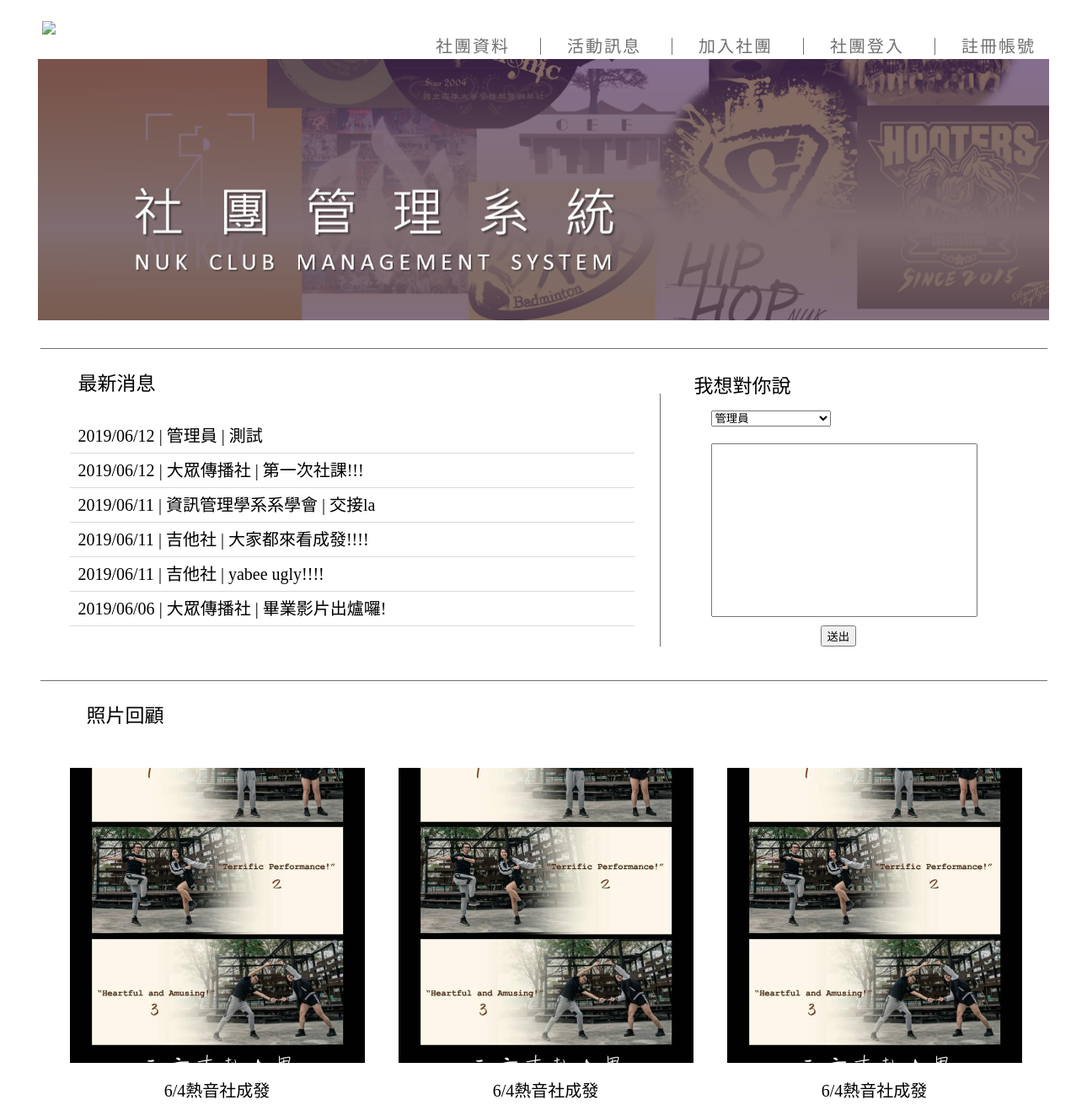
Screenshot of /no_login/ with the database file from the repository.
### tables this page shows
CREATE TABLE `announce` (
  `announce_id` int(10) NOT NULL,
  `date` varchar(255) NOT NULL,
  `title` varchar(255) NOT NULL,
  `club` varchar(255) NOT NULL,
  `club_kind` varchar(255) NOT NULL,
  `website` varchar(255) NOT NULL,
  `date_start` date NOT NULL,
  `date_end` date NOT NULL,
  `content` varchar(255) NOT NULL,
  `check_ann` varchar(10) NOT NULL
);

### no_login/index.php (the view, shortened to what this page needs)
<!DOCTYPE html>
<html lang="en">
<head>
  <link rel="stylesheet" href="homepage.css">
</head>
<body>
  <div class="wrap">
  <div class="head">
      <div class="nukjpg">
      <a href="https://www.nuk.edu.tw/bin/home.php"><img src="http://intro.nuk.edu.tw/download/logo_2013new/logoword.jpg" width=250></a>
      </div>
    <ul class="list">
         <li><a href="register.html">註冊帳號</a></li>
          <li><a href="#" id="clublogin">社團登入</a></li>
          <li><a href="apply.php">加入社團</a></li>
          <li><a href="news.php">活動訊息</a></li>
          <li><a id="section1" href="club1.php">社團資料</a></li>
    </ul>
  </div>
    <div class="top"><a href="index.php"><img src="15.png" width=1200px ></a></div>
    <div class="content">
        <p>最新消息</p>
        <div class="menu">
          <?php
            $link = mysqli_connect('localhost', 'root', '123456','php_project');
            $sql = "SELECT date, club, title, website FROM announce WHERE check_ann='Y' ORDER BY date DESC";
            if($result = mysqli_query($link, $sql)){
                while($row = mysqli_fetch_assoc($result)){
                    echo "<a href='".$row["website"]."' target='_blank'><ul>";
                        echo "<li>".$row["date"]." | ".$row["club"]." | ".$row["title"]."</li>";
                    echo "</ul></a>";
                }
            }
          ?>
        </div>
        <div class="message">
            <p>我想對你說</p>
            <form action="message.php" method="post" class="form">
              <div class="select">
                <select name="club">
                  <?php
                    $link = mysqli_connect('localhost', 'root', '123456','php_project');
                    $sql = "SELECT club FROM account";
                    if($result = mysqli_query($link, $sql)){
                        while($row = mysqli_fetch_assoc($result)){
                          echo "<option value='".$row["club"]."'>".$row["club"]."</option>";
                        }
                    }
                  ?>
                </select>
              </div>
              <input class="text" type="text" name="message">
              <input class="submit" type="submit" value="送出">
            </form>
        </div>
      </div>
      <div class="photo">
          <p class="yo">照片回顧</p>
          <ul class="photolist">
              <li><a href="#"><img src="yo.jpg" width="350" height="350"><p>6/4熱音社成發</p></a></li>
              <li><a href="#"><img src="yo.jpg" width="350" height="350"><p>6/4熱音社成發</p></a></li>
              <li><a href="#"><img src="yo.jpg" width="350" height="350"><p>6/4熱音社成發</p></a></li>
            </ul>
      </div>
      </div>
  </body>
  </html>

### no_login/homepage.css (style rules this page uses)
html, body, div, span, applet, object, iframe, h1, h2, h3, h4, h5, h6, p, blockquote, pre, a, abbr, acronym, address, big, cite, code, del, dfn, em, img, ins, kbd, q, s, samp, small, strike, strong, sub, sup, tt, var, b, u, i, center, dl, dt, dd, ol, ul, li, fieldset, form, label, legend, table, caption, tbody, tfoot, thead, tr, th, td, article, aside, canvas, details, embed, figure, figcaption, footer, header, hgroup, menu, nav, output, ruby, section, summary, time, mark, audio, video { margin: 0; padding: 0; border: 0; font-size: 100%; font: inherit; vertical-align: baseline; }
body { line-height: 1; }
ol, ul { list-style: none; }
a { text-decoration: none; color:black; }
.wrap { width: 1280px; font-family:Microsoft JhengHei; color: #707070; margin-left: auto; margin-right: auto; }
.top { margin-top: 5px; width: 100%; text-align: center; line-height:100px; font-size:50px; }
.nukjpg { float:left; margin:25px 10px 10px 15px; object-fit: cover; }
.head { width:1190px; margin-left: 30px; }
.list { text-align: center; margin-right: -40px; margin-left: 230px; }
.list li { margin-top: 45px; float:right; list-style: none; width: 150px; padding-right: 5px; letter-spacing: 2px; }
.list a { text-decoration: none; color: #707070; font-size: 20px; }
.list li+li { border-right: 1px solid #707070; }
.content { width: 1170px; margin-left: auto; margin-right: auto; border-top:1px solid; border-bottom:1px solid; padding-left:25px; margin-bottom: 30px; }
.content p { font-size: 23px; color: black; margin-left: 20px; margin-right: 200px; margin-top: 30px; }
.menu { width: 670px; font-size:20px; margin-top: 30px; margin-left: 10px; float: left; }
.menu li { font-size: 20px; color:black; padding: 10px; border-bottom: rgb(223, 215, 215) solid 1px; background-color: #fff; display: block; }
.message { width:400px; height:300px; float:left; margin-left: 30px; margin-bottom: 40px; padding-left: 10px; border-left:1px solid; }
.message .select { margin-top: 10px; margin-left: 30px; }
.message p { float:left; font-size: 23px; color: black; margin-top: -20px; padding-left: 10px; }
.message .text { width:300px; height:200px; margin-top: 20px; margin-left: 50px; padding-left: 10px; }
.message .submit { margin: 10px 0 10px 180px; }
.photo { width: 1170px; margin-left: auto; margin-right: auto; padding-left:25px; margin-bottom: 30px; }
.photo .yo { width:1170px; margin-left: 0px; font-size: 23px; color: black; margin-bottom: 20px; text-align: left; padding-left: 30px; }
.photo p { float:none; width:150px; font-size: 20px; color: black; margin-top: 20px; margin-bottom: 20px; margin-left: 100px; text-align: center; }
.photo li { float:left; margin-top:30px ; margin-right: 30px; padding-left: 10px; }
.photo img { object-fit: cover; }

### no_login/index.php (style rules this page uses)
.message .select { margin-top: 20px; margin-left: 50px; }

### rows the page displays
announce: date "2019/06/12", club "管理員", title "測試"
announce: date "2019/06/12", club "大眾傳播社", title "第一次社課!!!"
announce: date "2019/06/11", club "資訊管理學系系學會", title "交接la"
announce: date "2019/06/11", club "吉他社", title "大家都來看成發!!!!"
announce: date "2019/06/11", club "吉他社", title "yabee ugly!!!!"
announce: date "2019/06/06", club "大眾傳播社", title "畢業影片出爐囉!"

### other values shown
form field club "管理員"
